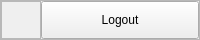
               <widget class="QFrame" name="frame_16">
                <property name="minimumSize">
                 <size>
                  <width>0</width>
                  <height>40</height>
                 </size>
                </property>
                <property name="maximumSize">
                 <size>
                  <width>16777215</width>
                  <height>40</height>
                 </size>
                </property>
                <property name="frameShape">
                 <enum>QFrame::StyledPanel</enum>
                </property>
                <property name="frameShadow">
                 <enum>QFrame::Raised</enum>
                </property>
                <layout class="QHBoxLayout" name="horizontalLayout_14">
                 <property name="spacing">
                  <number>0</number>
                 </property>
                 <property name="leftMargin">
                  <number>0</number>
                 </property>
                 <property name="topMargin">
                  <number>0</number>
                 </property>
                 <property name="rightMargin">
                  <number>0</number>
                 </property>
                 <property name="bottomMargin">
                  <number>0</number>
                 </property>
                 <item alignment="Qt::AlignLeft">
                  <widget class="QFrame" name="frame_29">
                   <property name="frameShape">
                    <enum>QFrame::StyledPanel</enum>
                   </property>
                   <property name="frameShadow">
                    <enum>QFrame::Raised</enum>
                   </property>
                   <layout class="QHBoxLayout" name="horizontalLayout_27">
                    <item>
                     <widget class="QLabel" name="logout_logo">
                      <property name="minimumSize">
                       <size>
                        <width>20</width>
                        <height>20</height>
                       </size>
                      </property>
                      <property name="maximumSize">
                       <size>
                        <width>20</width>
                        <height>20</height>
                       </size>
                      </property>
                      <property name="text">
                       <string/>
                      </property>
                      <property name="pixmap">
                       <pixmap>../../../resources/icons/logout.png</pixmap>
                      </property>
                      <property name="scaledContents">
                       <bool>true</bool>
                      </property>
                     </widget>
                    </item>
                   </layout>
                  </widget>
                 </item>
                 <item>
                  <widget class="QPushButton" name="logout_pushButton">
                   <property name="sizePolicy">
                    <sizepolicy hsizetype="Expanding" vsizetype="Expanding">
                     <horstretch>0</horstretch>
                     <verstretch>0</verstretch>
                    </sizepolicy>
                   </property>
                   <property name="cursor">
                    <cursorShape>PointingHandCursor</cursorShape>
                   </property>
                   <property name="text">
                    <string>Logout</string>
                   </property>
                  </widget>
                 </item>
                </layout>
               </widget>
